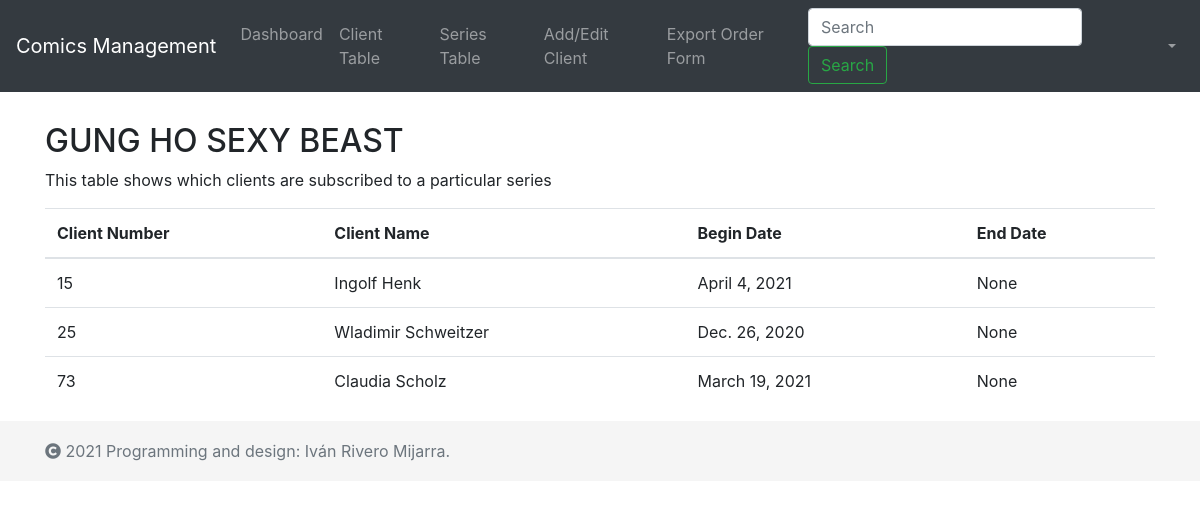
Screenshot of /app/series/153 with the database file from the repository.
### app/models.py (models this page shows, shortened)
class Series(models.Model):
    publisher = models.CharField(max_length=30)
    name = models.CharField(max_length=60)
    volume = models.PositiveIntegerField(validators=[MinValueValidator(1)])
    slug = models.SlugField()
    def slug(self):
        return slugify(self.id)

class Subscription(models.Model):
    client = models.ForeignKey(Client, on_delete=models.CASCADE)
    series = models.ForeignKey(Series, on_delete=models.CASCADE)
    begin_date = models.DateField()
    end_date = models.DateField(blank=True, null=True)

class Client(models.Model):
    client_number = models.PositiveIntegerField(
        validators=[MinValueValidator(1)], unique=True
    )
    first_name = models.CharField(max_length=30)
    last_name = models.CharField(max_length=30)
    birthdate = models.DateField(blank=True)
    registration_date = models.DateField()
    address = models.CharField(max_length=50, blank=True)
    email_address = models.EmailField("Client email")
    slug = models.SlugField()
    def slug(self):
        return slugify(self.client_number)

### app/views.py (the view)
# urls.py: path("series/<slug:slug>", views.series_subscription, name="series_subscription"),
def series_subscription(request, slug):
    slug_field = slug  # there's very likely a better way of doing this: https://learndjango.com/tutorials/django-slug-tutorial
    series_id = get_object_or_404(Series, id=slug).id
    series_name = get_object_or_404(Series, id=slug).name
    subscription_list = Subscription.objects.filter(series=series_id)
    context = {
        "slug_field": slug_field,
        "subscription_list": subscription_list,
        "series_id": series_id,
        "series_name": series_name,
    }
    return render(request, "series_subscription_table.html", context)

### app/templates/series_subscription_table.html (shortened to what this page needs)
{% load static %}
<!DOCTYPE html>
<html>
<head>
    <link rel="stylesheet" href="https://maxcdn.bootstrapcdn.com/bootstrap/4.5.2/css/bootstrap.min.css">
    <link rel="stylesheet" type="text/css" href="{% static 'css/subscription_table_style.css' %}">
</head>
<body>
    {% include 'navbar.html' %}
    <div class="container">
        <h2>{{ series_name }}</h2>
        <p>This table shows which clients are subscribed to a particular series</p>
        <div class="table-responsive">
            <table class="table">
                <thead>
                    <tr>
                        <th>Client Number</th>
                        <th>Client Name</th>
                        <th>Begin Date</th>
                        <th>End Date</th>
                    </tr>
                </thead>
                <tbody>
                    {% for line in subscription_list %}
                    <tr>
                        <td>{{ line.client.client_number }}</td>
                        <td>{{ line.client.first_name }} {{ line.client.last_name }}</td>
                        <td>{{ line.begin_date }}</td>
                        <td>{{ line.end_date }}</td>
                    </tr>
                    {% endfor %}
                </tbody>
            </table>
        </div>
    </div>
    {% include 'footer.html' %}
</body>
</html>

### app/static/css/subscription_table_style.css (style rules this page uses)
.container .table-responsive { margin-right: auto; margin-left: auto; margin-top: 0px; }

### rows the page displays
Series: name "GUNG HO SEXY BEAST"
Subscription: client.client_number "15", client.first_name "Ingolf", client.last_name "Henk", begin_date "April 4, 2021", end_date "None"
Subscription: client.client_number "25", client.first_name "Wladimir", client.last_name "Schweitzer", begin_date "Dec. 26, 2020", end_date "None"
Subscription: client.client_number "73", client.first_name "Claudia", client.last_name "Scholz", begin_date "March 19, 2021", end_date "None"
